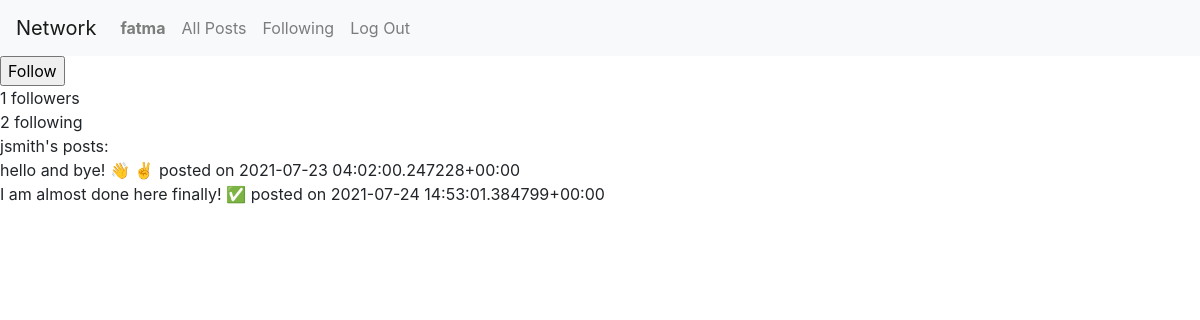
/profile/1 (signed in), run on the app's committed database.
### network/models.py (models this page shows, shortened)
class User(AbstractUser):
    following = models.ManyToManyField("User", related_name="followers")
    likes = models.ManyToManyField("Post", related_name="likers")

class Post(models.Model):
    author = models.ForeignKey("User", on_delete=models.CASCADE, related_name='posts')
    post = models.TextField(blank=False, verbose_name="")
    date_time_posted = models.DateTimeField(auto_now_add=True)
    def __str__(self):
        return f"{self.post} posted on {self.date_time_posted}"

### network/views.py (the view)
# urls.py: path("profile/<int:user_id>", views.profile, name="profile"),
def profile(request, user_id):
    user = User.objects.get(id=user_id)
    return render(request, "network/profile.html", {
        "profile_user": user
    })

### network/templates/network/profile.html (shortened to what this page needs)
{% extends "network/layout.html" %}
{% load static %}
{% block body %}
    {% if user.is_authenticated and profile_user != user %}
        <form action="{% url 'follow' profile_user.id %}" method="POST">
            {% if profile_user not in user.following.all %}
                <input type="submit" value="Follow"> <br>
            {% else %}
                <input type="submit" value="Unfollow"> <br>
            {% endif %}
        </form>
    {% endif %}
    {{ profile_user.followers.all.count }} followers <br>
    {{ profile_user.following.all.count }} following <br>
    {{ profile_user }}'s posts: <br>
    {% for post in profile_user.posts.all %}
        {{ post }}
        <br>
    {% endfor %}
{% endblock %}

### network/templates/network/layout.html (shortened to what this page needs)
{% load static %}
<!DOCTYPE html>
<html lang="en">
    <head>
        <link rel="stylesheet" href="https://stackpath.bootstrapcdn.com/bootstrap/4.4.1/css/bootstrap.min.css">
        <link href="{% static 'network/styles.css' %}" rel="stylesheet">
    </head>
    <body>
        <nav class="navbar navbar-expand-lg navbar-light bg-light">
            <a class="navbar-brand" href="#">Network</a>
            <div>
              <ul class="navbar-nav mr-auto">
                {% if user.is_authenticated %}
                    <li class="nav-item">
                        <a class="nav-link" href="{% url 'profile' user.id %}"><strong>{{ user.username }}</strong></a>
                    </li>
                {% endif %}
                <li class="nav-item">
                  <a class="nav-link" href="{% url 'index' %}">All Posts</a>
                </li>
                {% if user.is_authenticated %}
                    <li class="nav-item">
                        <a class="nav-link" href="{% url 'following' %}">Following</a>
                    </li>
                    <li class="nav-item">
                        <a class="nav-link" href="{% url 'logout' %}">Log Out</a>
                    </li>
                {% endif %}
              </ul>
            </div>
          </nav>
        <div class="body">
            {% block body %}
            {% endblock %}
        </div>
    </body>
</html>

### data on the page
User: username "fatma"
User: followers.all.count "1", following.all.count "2", username "jsmith"
Post: post+date_time_posted "hello and bye! 👋 ✌️ posted on 2021-07-23 04:02:00.247228+00:00"
Post: post+date_time_posted "I am almost done here finally! ✅ posted on 2021-07-24 14:53:01.384799+00:00"
